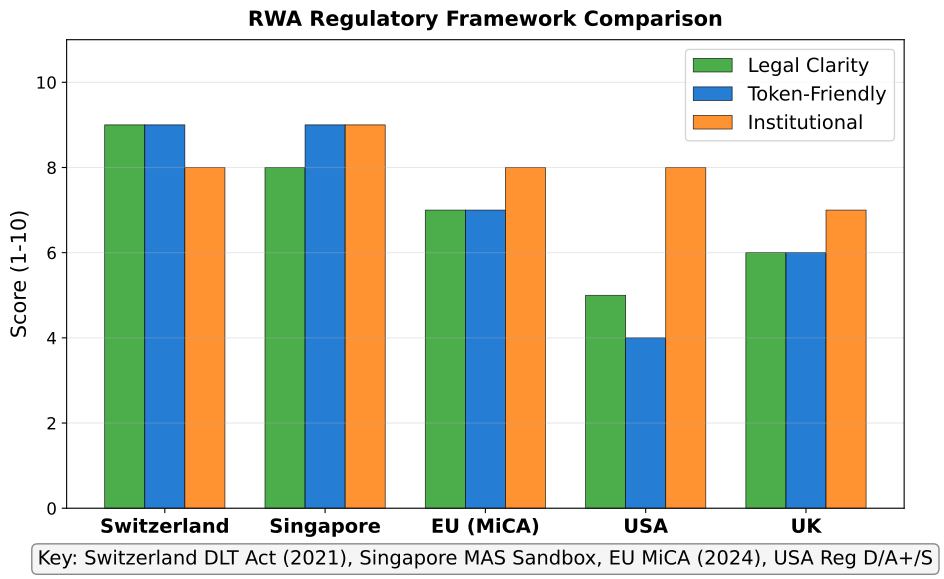

Python code for this plot:
"""
RWA Regulatory Frameworks by Jurisdiction
Comparing regulatory clarity across regions
"""

import matplotlib.pyplot as plt
import numpy as np
from pathlib import Path

CHART_METADATA = {
    'title': 'Regulatory Frameworks',
    'url': 'https://github.com/Digital-AI-Finance/Blockchain_Crypto/tree/main/Module_C_NFTs_Digital_Assets/L27_RWA_Tokenization/charts/04_regulatory_frameworks'
}

plt.rcParams.update({
    'font.size': 14,
    'axes.labelsize': 14,
    'axes.titlesize': 16,
    'xtick.labelsize': 12,
    'ytick.labelsize': 12,
    'legend.fontsize': 12,
    'figure.figsize': (10, 6),
    'figure.dpi': 150
})

MLPURPLE = '#3333B2'
MLBLUE = '#0066CC'
MLORANGE = '#FF7F0E'
MLGREEN = '#2CA02C'
MLRED = '#D62728'

fig, ax = plt.subplots(figsize=(10, 6))

# Jurisdictions and regulatory metrics (1-10)
jurisdictions = ['Switzerland', 'Singapore', 'EU (MiCA)', 'USA', 'UK']
metrics = {
    'Legal Clarity': [9, 8, 7, 5, 6],
    'Token-Friendly': [9, 9, 7, 4, 6],
    'Institutional': [8, 9, 8, 8, 7],
}

x = np.arange(len(jurisdictions))
width = 0.25
colors = [MLGREEN, MLBLUE, MLORANGE]

for i, (metric, values) in enumerate(metrics.items()):
    bars = ax.bar(x + i * width - 0.25, values, width, label=metric,
                  color=colors[i], edgecolor='black', linewidth=0.5, alpha=0.85)

ax.set_ylabel('Score (1-10)', fontsize=15)
ax.set_xticks(x)
ax.set_xticklabels(jurisdictions, fontsize=14, fontweight='bold')
ax.set_ylim(0, 11)

ax.legend(loc='upper right', fontsize=14)
ax.grid(True, alpha=0.3, axis='y')

# Key frameworks note
ax.text(0.5, -0.12, 'Key: Switzerland DLT Act (2021), Singapore MAS Sandbox, EU MiCA (2024), USA Reg D/A+/S',
        transform=ax.transAxes, ha='center', fontsize=14,
        bbox=dict(boxstyle='round,pad=0.3', facecolor='#F5F5F5', edgecolor='#888'))

ax.set_title('RWA Regulatory Framework Comparison', fontweight='bold', fontsize=15, pad=10)
plt.tight_layout()

output_path = Path(__file__).parent / 'chart.pdf'
plt.savefig(output_path, bbox_inches='tight', dpi=300)
print(f"Chart saved to: {output_path.absolute()}")
plt.close()
